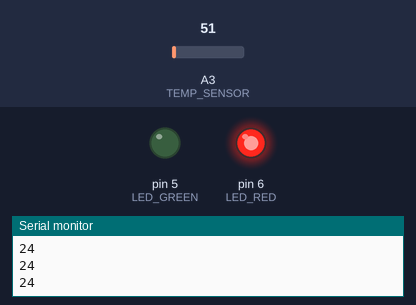
This sketch was run on a simulated Arduino Uno, built with avr-gcc and run on an emulated ATmega328P. Parts: output pins drawn as LEDs (lit = HIGH), the last lines printed to the serial monitor. The test bench sets the inputs (shaded band); at power-on: A3 (TEMP_SENSOR) = 51.

Above: at 1.3 s.
1.4 s: A3 (TEMP_SENSOR) set to 61
2.9 s: A3 (TEMP_SENSOR) set to 69
At 3.9 s:
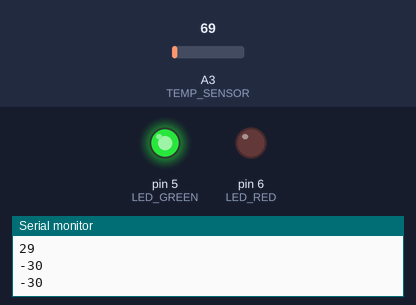
Timing chart, 0 to 5.9 s (numbered marks = the images above; inputs shaded):
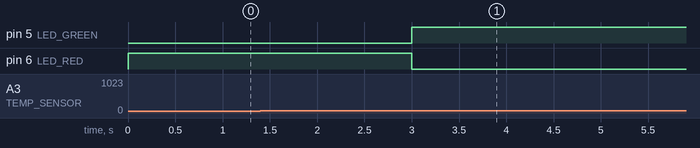

The sketch:

test927.ino
```cpp
#define TEMP_SENSOR A3
#define LED_RED 6
#define LED_GREEN 5

void setup() {
  Serial.begin(9600);
  pinMode(LED_RED, OUTPUT);
  pinMode(LED_GREEN, OUTPUT);
}

int signalVoltage, celsiusTemp;

void loop() {
  // analog Signal 0 to 1023
  signalVoltage = analogRead(TEMP_SENSOR);

   // Convert to celsius Temperature
  celsiusTemp = (5 * signalVoltage * 100) / 1024;

  // Print in the serial Monitor
  Serial.println(celsiusTemp);

  // Turn On/Off the LED If is greather than 22°C
  if(celsiusTemp > 22) {
    digitalWrite(LED_GREEN, LOW);
    digitalWrite(LED_RED, HIGH);
  } else {
    digitalWrite(LED_GREEN, HIGH);
    digitalWrite(LED_RED, LOW);
  }

  delay(500); // we read signal every 500ms
}
```

Measured:
- the behaviour switches between 65 and 66 on A3 (TEMP_SENSOR) (found by bisection; images 0 and 1)
- after the input at 2.9 s, pin 5 (LED_GREEN): LOW → HIGH after 0.10 s; pin 6 (LED_RED): HIGH → LOW after 0.10 s
